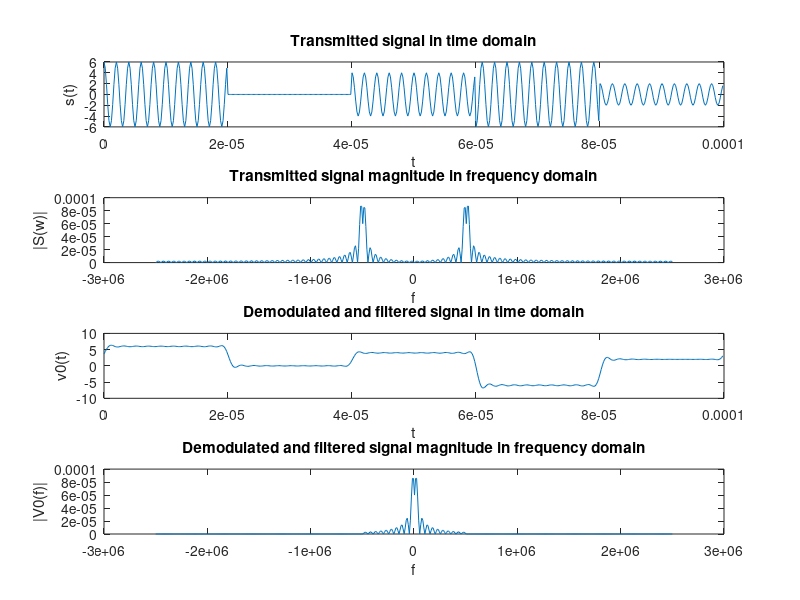

MATLAB code to generate this figure:
close all
clear all
clc

%% Problem 3

fc = 500000;                        % Carrier frequency = 500kHz
fs = fc*10;                         % Sampling frequncy = 10*carrier
fm = fc/10;                         % Message frequency = carrier/10

m = [6,0,4,-6,2];                   % The message to transmit

t = 0 : 1/fs : length(m)/fm-1/fs;   % The time signal
dT = t(2)-t(1);

c =@(t) cos(2*pi*fc*t);          % Specified carrier signal
lo =@(t) cos(2*pi*fc*t+pi/3);    % The local oscillator

c_t = c(t); %carrier signal

m_t = [];   % Initialize empty array
for ii = 1:length(m)
    m_t = [m_t, m(ii)*ones(1,length(t)/length(m))];
end

%% Modulate message signal with carrier
s_t = m_t.*c_t;

figure(1);
subplot(4,1,1);
    plot(t,s_t);
    title('Transmitted signal in time domain');
    xlabel('t');
    ylabel('s(t)');
    
    
%% Frequency domain of signal
S_w = fftshift(fft(s_t,length(s_t))*dT);
w = linspace(-pi,pi,length(S_w))/dT;    % angular frequency
f = w/(2*pi);                           % frequency in Hz

subplot(4,1,2);
    plot(f,abs(S_w));
    title('Transmitted signal magnitude in frequency domain');
    xlabel('f');
    ylabel('|S(w)|');

%% Demodulation
lo_t = lo(t);       % Local oscillator
demod = s_t.*lo_t;  % Demodulate it by multiplying by local oscillator
DEMOD=fftshift(fft(demod,length(demod))*dT);    % Change into frequency domain

Hlpf = [];
for jj = 1:length(f)
    if  abs(f(jj))<fc
        Hlpf(jj) = 2;
    else
        Hlpf(jj) = 0;
    end
end

% Frequency domain demodulation

V0_w = DEMOD.*Hlpf;
v0_t =(ifft(ifftshift(V0_w)))/dT;

subplot(4,1,3);
    plot(t,2*v0_t);
    title('Demodulated and filtered signal in time domain');
    xlabel('t');
    ylabel('v0(t)');
subplot(4,1,4);
    plot(f,abs(V0_w));
    title('Demodulated and filtered signal magnitude in frequency domain');
    xlabel('f');
    ylabel('|V0(f)|');
    
 
    




